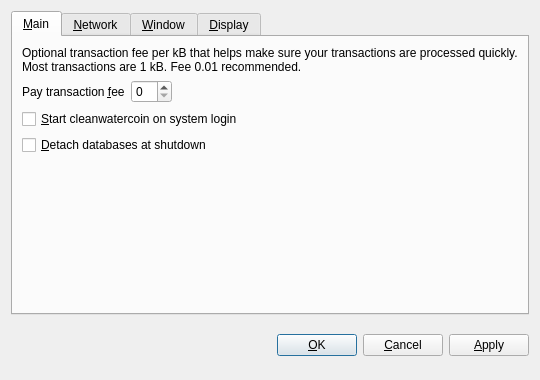
<?xml version="1.0" encoding="UTF-8"?>
<ui version="4.0">
 <class>OptionsDialog</class>
 <widget class="QDialog" name="OptionsDialog">
  <property name="geometry">
   <rect>
    <x>0</x>
    <y>0</y>
    <width>540</width>
    <height>380</height>
   </rect>
  </property>
  <property name="windowTitle">
   <string>Options</string>
  </property>
  <property name="modal">
   <bool>true</bool>
  </property>
  <layout class="QVBoxLayout" name="verticalLayout">
   <item>
    <widget class="QTabWidget" name="tabWidget">
     <property name="tabPosition">
      <enum>QTabWidget::North</enum>
     </property>
     <property name="currentIndex">
      <number>0</number>
     </property>
     <widget class="QWidget" name="tabMain">
      <attribute name="title">
       <string>&amp;Main</string>
      </attribute>
      <layout class="QVBoxLayout" name="verticalLayout_Main">
       <item>
        <widget class="QLabel" name="transactionFeeInfoLabel">
         <property name="text">
          <string>Optional transaction fee per kB that helps make sure your transactions are processed quickly. Most transactions are 1 kB. Fee 0.01 recommended.</string>
         </property>
         <property name="textFormat">
          <enum>Qt::PlainText</enum>
         </property>
         <property name="wordWrap">
          <bool>true</bool>
         </property>
        </widget>
       </item>
       <item>
        <layout class="QHBoxLayout" name="horizontalLayout_Main">
         <item>
          <widget class="QLabel" name="transactionFeeLabel">
           <property name="text">
            <string>Pay transaction &amp;fee</string>
           </property>
           <property name="textFormat">
            <enum>Qt::PlainText</enum>
           </property>
           <property name="buddy">
            <cstring>transactionFee</cstring>
           </property>
          </widget>
         </item>
         <item>
          <widget class="BitcoinAmountField" name="transactionFee"/>
         </item>
         <item>
          <spacer name="horizontalSpacer_Main">
           <property name="orientation">
            <enum>Qt::Horizontal</enum>
           </property>
           <property name="sizeHint" stdset="0">
            <size>
             <width>40</width>
             <height>20</height>
            </size>
           </property>
          </spacer>
         </item>
        </layout>
       </item>
       <item>
        <widget class="QCheckBox" name="bitcoinAtStartup">
         <property name="toolTip">
          <string>Automatically start cleanwatercoin after logging in to the system.</string>
         </property>
         <property name="text">
          <string>&amp;Start cleanwatercoin on system login</string>
         </property>
        </widget>
       </item>
       <item>
        <widget class="QCheckBox" name="detachDatabases">
         <property name="toolTip">
          <string>Detach block and address databases at shutdown. This means they can be moved to another data directory, but it slows down shutdown. The wallet is always detached.</string>
         </property>
         <property name="text">
          <string>&amp;Detach databases at shutdown</string>
         </property>
        </widget>
       </item>
       <item>
        <spacer name="verticalSpacer_Main">
         <property name="orientation">
          <enum>Qt::Vertical</enum>
         </property>
         <property name="sizeHint" stdset="0">
          <size>
           <width>20</width>
           <height>40</height>
          </size>
         </property>
        </spacer>
       </item>
      </layout>
     </widget>
     <widget class="QWidget" name="tabNetwork">
      <attribute name="title">
       <string>&amp;Network</string>
      </attribute>
      <layout class="QVBoxLayout" name="verticalLayout_Network">
       <item>
        <widget class="QCheckBox" name="mapPortUpnp">
         <property name="toolTip">
          <string>Automatically open the cleanwatercoin client port on the router. This only works when your router supports UPnP and it is enabled.</string>
         </property>
         <property name="text">
          <string>Map port using &amp;UPnP</string>
         </property>
        </widget>
       </item>
       <item>
        <widget class="QCheckBox" name="connectSocks">
         <property name="toolTip">
          <string>Connect to the cleanwatercoin network through a SOCKS proxy (e.g. when connecting through Tor).</string>
         </property>
         <property name="text">
          <string>&amp;Connect through SOCKS proxy:</string>
         </property>
        </widget>
       </item>
       <item>
        <layout class="QHBoxLayout" name="horizontalLayout_Network">
         <item>
          <widget class="QLabel" name="proxyIpLabel">
           <property name="text">
            <string>Proxy &amp;IP:</string>
           </property>
           <property name="textFormat">
            <enum>Qt::PlainText</enum>
           </property>
           <property name="buddy">
            <cstring>proxyIp</cstring>
           </property>
          </widget>
         </item>
         <item>
          <widget class="QValidatedLineEdit" name="proxyIp">
           <property name="maximumSize">
            <size>
             <width>140</width>
             <height>16777215</height>
            </size>
           </property>
           <property name="toolTip">
            <string>IP address of the proxy (e.g. 127.0.0.1)</string>
           </property>
          </widget>
         </item>
         <item>
          <widget class="QLabel" name="proxyPortLabel">
           <property name="text">
            <string>&amp;Port:</string>
           </property>
           <property name="textFormat">
            <enum>Qt::PlainText</enum>
           </property>
           <property name="buddy">
            <cstring>proxyPort</cstring>
           </property>
          </widget>
         </item>
         <item>
          <widget class="QLineEdit" name="proxyPort">
           <property name="maximumSize">
            <size>
             <width>55</width>
             <height>16777215</height>
            </size>
           </property>
           <property name="toolTip">
            <string>Port of the proxy (e.g. 9050)</string>
           </property>
          </widget>
         </item>
         <item>
          <widget class="QLabel" name="socksVersionLabel">
           <property name="text">
            <string>SOCKS &amp;Version:</string>
           </property>
           <property name="textFormat">
            <enum>Qt::PlainText</enum>
           </property>
           <property name="buddy">
            <cstring>socksVersion</cstring>
           </property>
          </widget>
         </item>
         <item>
          <widget class="QValueComboBox" name="socksVersion">
           <property name="toolTip">
            <string>SOCKS version of the proxy (e.g. 5)</string>
           </property>
          </widget>
         </item>
         <item>
          <spacer name="horizontalSpacer_Network">
           <property name="orientation">
            <enum>Qt::Horizontal</enum>
           </property>
           <property name="sizeHint" stdset="0">
            <size>
             <width>40</width>
             <height>20</height>
            </size>
           </property>
          </spacer>
         </item>
        </layout>
       </item>
       <item>
        <spacer name="verticalSpacer_Network">
         <property name="orientation">
          <enum>Qt::Vertical</enum>
         </property>
         <property name="sizeHint" stdset="0">
          <size>
           <width>20</width>
           <height>40</height>
          </size>
         </property>
        </spacer>
       </item>
      </layout>
     </widget>
     <widget class="QWidget" name="tabWindow">
      <attribute name="title">
       <string>&amp;Window</string>
      </attribute>
      <layout class="QVBoxLayout" name="verticalLayout_Window">
       <item>
        <widget class="QCheckBox" name="minimizeToTray">
         <property name="toolTip">
          <string>Show only a tray icon after minimizing the window.</string>
         </property>
         <property name="text">
          <string>&amp;Minimize to the tray instead of the taskbar</string>
         </property>
        </widget>
       </item>
       <item>
        <widget class="QCheckBox" name="minimizeOnClose">
         <property name="toolTip">
          <string>Minimize instead of exit the application when the window is closed. When this option is enabled, the application will be closed only after selecting Quit in the menu.</string>
         </property>
         <property name="text">
          <string>M&amp;inimize on close</string>
         </property>
        </widget>
       </item>
       <item>
        <spacer name="verticalSpacer_Window">
         <property name="orientation">
          <enum>Qt::Vertical</enum>
         </property>
         <property name="sizeHint" stdset="0">
          <size>
           <width>20</width>
           <height>40</height>
          </size>
         </property>
        </spacer>
       </item>
      </layout>
     </widget>
     <widget class="QWidget" name="tabDisplay">
      <attribute name="title">
       <string>&amp;Display</string>
      </attribute>
      <layout class="QVBoxLayout" name="verticalLayout_Display">
       <item>
        <layout class="QHBoxLayout" name="horizontalLayout_1_Display">
         <item>
          <widget class="QLabel" name="langLabel">
           <property name="text">
            <string>User Interface &amp;language:</string>
           </property>
           <property name="textFormat">
            <enum>Qt::PlainText</enum>
           </property>
           <property name="buddy">
            <cstring>lang</cstring>
           </property>
          </widget>
         </item>
         <item>
          <widget class="QValueComboBox" name="lang">
           <property name="toolTip">
            <string>The user interface language can be set here. This setting will take effect after restarting cleanwatercoin.</string>
           </property>
          </widget>
         </item>
        </layout>
       </item>
       <item>
        <layout class="QHBoxLayout" name="horizontalLayout_2_Display">
         <item>
          <widget class="QLabel" name="unitLabel">
           <property name="text">
            <string>&amp;Unit to show amounts in:</string>
           </property>
           <property name="textFormat">
            <enum>Qt::PlainText</enum>
           </property>
           <property name="buddy">
            <cstring>unit</cstring>
           </property>
          </widget>
         </item>
         <item>
          <widget class="QValueComboBox" name="unit">
           <property name="toolTip">
            <string>Choose the default subdivision unit to show in the interface and when sending coins.</string>
           </property>
          </widget>
         </item>
        </layout>
       </item>
       <item>
        <widget class="QCheckBox" name="displayAddresses">
         <property name="toolTip">
          <string>Whether to show cleanwatercoin addresses in the transaction list or not.</string>
         </property>
         <property name="text">
          <string>&amp;Display addresses in transaction list</string>
         </property>
        </widget>
       </item>
       <item>
        <widget class="QCheckBox" name="coinControlFeatures">
         <property name="toolTip">
          <string>Whether to show coin control features or not.</string>
         </property>
         <property name="text">
          <string>Display coin &amp;control features (experts only!)</string>
         </property>
        </widget>
       </item>
       <item>
        <spacer name="verticalSpacer_Display">
         <property name="orientation">
          <enum>Qt::Vertical</enum>
         </property>
         <property name="sizeHint" stdset="0">
          <size>
           <width>20</width>
           <height>40</height>
          </size>
         </property>
        </spacer>
       </item>
      </layout>
     </widget>
    </widget>
   </item>
   <item>
    <layout class="QHBoxLayout" name="horizontalLayout_Buttons">
     <item>
      <spacer name="horizontalSpacer_1">
       <property name="orientation">
        <enum>Qt::Horizontal</enum>
       </property>
       <property name="sizeHint" stdset="0">
        <size>
         <width>40</width>
         <height>48</height>
        </size>
       </property>
      </spacer>
     </item>
     <item>
      <widget class="QLabel" name="statusLabel">
       <property name="font">
        <font>
         <weight>75</weight>
         <bold>true</bold>
        </font>
       </property>
       <property name="text">
        <string/>
       </property>
       <property name="textFormat">
        <enum>Qt::PlainText</enum>
       </property>
       <property name="wordWrap">
        <bool>true</bool>
       </property>
      </widget>
     </item>
     <item>
      <spacer name="horizontalSpacer_2">
       <property name="orientation">
        <enum>Qt::Horizontal</enum>
       </property>
       <property name="sizeHint" stdset="0">
        <size>
         <width>40</width>
         <height>48</height>
        </size>
       </property>
      </spacer>
     </item>
     <item>
      <widget class="QPushButton" name="okButton">
       <property name="text">
        <string>&amp;OK</string>
       </property>
      </widget>
     </item>
     <item>
      <widget class="QPushButton" name="cancelButton">
       <property name="text">
        <string>&amp;Cancel</string>
       </property>
       <property name="autoDefault">
        <bool>false</bool>
       </property>
      </widget>
     </item>
     <item>
      <widget class="QPushButton" name="applyButton">
       <property name="text">
        <string>&amp;Apply</string>
       </property>
       <property name="autoDefault">
        <bool>false</bool>
       </property>
      </widget>
     </item>
    </layout>
   </item>
  </layout>
 </widget>
 <customwidgets>
  <customwidget>
   <class>BitcoinAmountField</class>
   <extends>QSpinBox</extends>
   <header>bitcoinamountfield.h</header>
  </customwidget>
  <customwidget>
   <class>QValueComboBox</class>
   <extends>QComboBox</extends>
   <header>qvaluecombobox.h</header>
  </customwidget>
  <customwidget>
   <class>QValidatedLineEdit</class>
   <extends>QLineEdit</extends>
   <header>qvalidatedlineedit.h</header>
  </customwidget>
 </customwidgets>
 <resources/>
 <connections/>
</ui>
